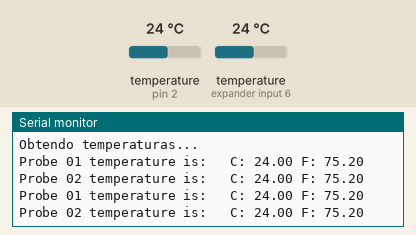
This sketch was run on a simulated Arduino Uno, built with avr-gcc and run on an emulated ATmega328P. Parts: the last lines printed to the serial monitor. The inputs (shaded band) are chosen by the test bench; at power-on: temperature (sensors on pin 2, expander input 6) 24 °C.

Above: at 2.2 s.
2.3 s: temperature (sensor on pin 2) set to 12 °C
At 3.6 s:
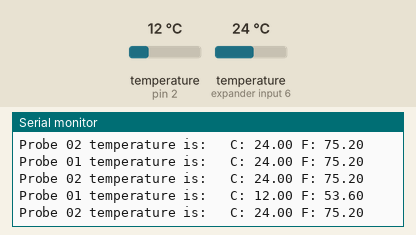
4.0 s: temperature (sensor on expander input 6) set to 12 °C
At 5.5 s:
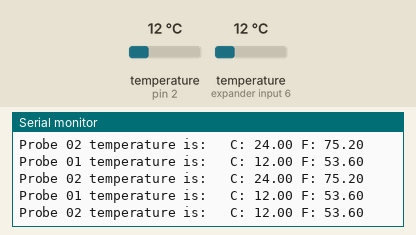
5.7 s: temperature (sensor on pin 2) set to 19 °C
At 7.2 s:
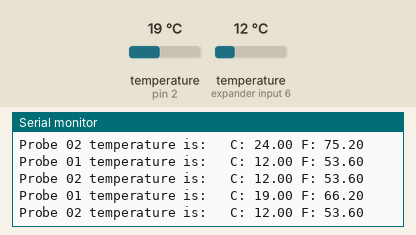
7.4 s: temperature (sensor on expander input 6) set to 19 °C
At 8.5 s:
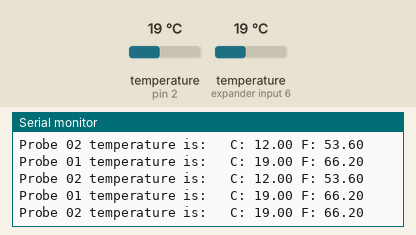
Timing chart, 0 to 10.1 s (numbered marks = the images above; inputs shaded):
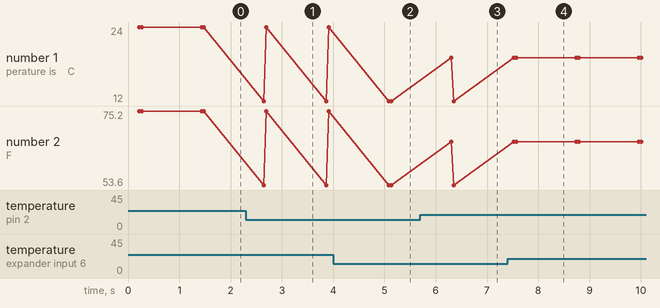

Measured:
- after the input at 2.3 s, the serial monitor: prints a new line after 0.35 s (image 1)
- after the input at 4.0 s, the serial monitor: prints a new line after 1.1 s (image 2)
- after the input at 5.7 s, the serial monitor: prints a new line after 0.60 s (image 3)
- after the input at 7.4 s, the serial monitor: prints a new line after 0.17 s (image 4)

The sketch:

ex3_bus_ds18b20.ino
```cpp
/*
 * Material adaptado por Michael Canesche
 * Tutorial Original:
 * Objetivo: Obter as temperaturas dos sensores que utilizam como protocolo o 1-wire
 */
#include <OneWire.h>
#include <DallasTemperature.h>

#define ONE_WIRE_BUS_PIN 2
OneWire oneWire(ONE_WIRE_BUS_PIN);

// Pass our oneWire reference to Dallas Temperature.
DallasTemperature sensors(&oneWire);

/*-----( Declare Variables )-----*/
// Veja o arquivo oneWire_adressFinder
// para obter o endereço físico do sensores
DeviceAddress Probe01 = { 0x28, 0xFF, 0x7B, 0x7B, 0x90, 0x15, 0x03, 0xB0 };
DeviceAddress Probe02 = { 0x28, 0xA8, 0x64, 0x01, 0x00, 0x00, 0x80, 0xEE };

void setup(){
  // start serial port to show results
  Serial.begin(9600);

  // Initialize the Temperature measurement library
  sensors.begin();

  // set the resolution to 10 bit (Can be 9 to 12 bits .. lower is faster)
  sensors.setResolution(Probe01, 10);
  sensors.setResolution(Probe02, 10);

  Serial.print("Numero de Sensores encontrados no barramento = ");
  Serial.println(sensors.getDeviceCount());
  Serial.println("Obtendo temperaturas... ");
}

void loop(){

  // Comando para todos os barramentos para leitura de temperatura
  sensors.requestTemperatures();

  Serial.print("Probe 01 temperature is:   ");
  printTemperature(Probe01);

  Serial.print("Probe 02 temperature is:   ");
  printTemperature(Probe02);

  delay(1000);
}

/*-----( Declaração de funções )-----*/
void printTemperature(DeviceAddress deviceAddress){
   float tempC = sensors.getTempC(deviceAddress);
   if (tempC == -127.00) {
      Serial.println("Erro ao obter a temperatura");
   } else {
      Serial.print("C: ");
      Serial.print(tempC);
      Serial.print(" F: ");
      Serial.println(DallasTemperature::toFahrenheit(tempC));
   }
}
```
